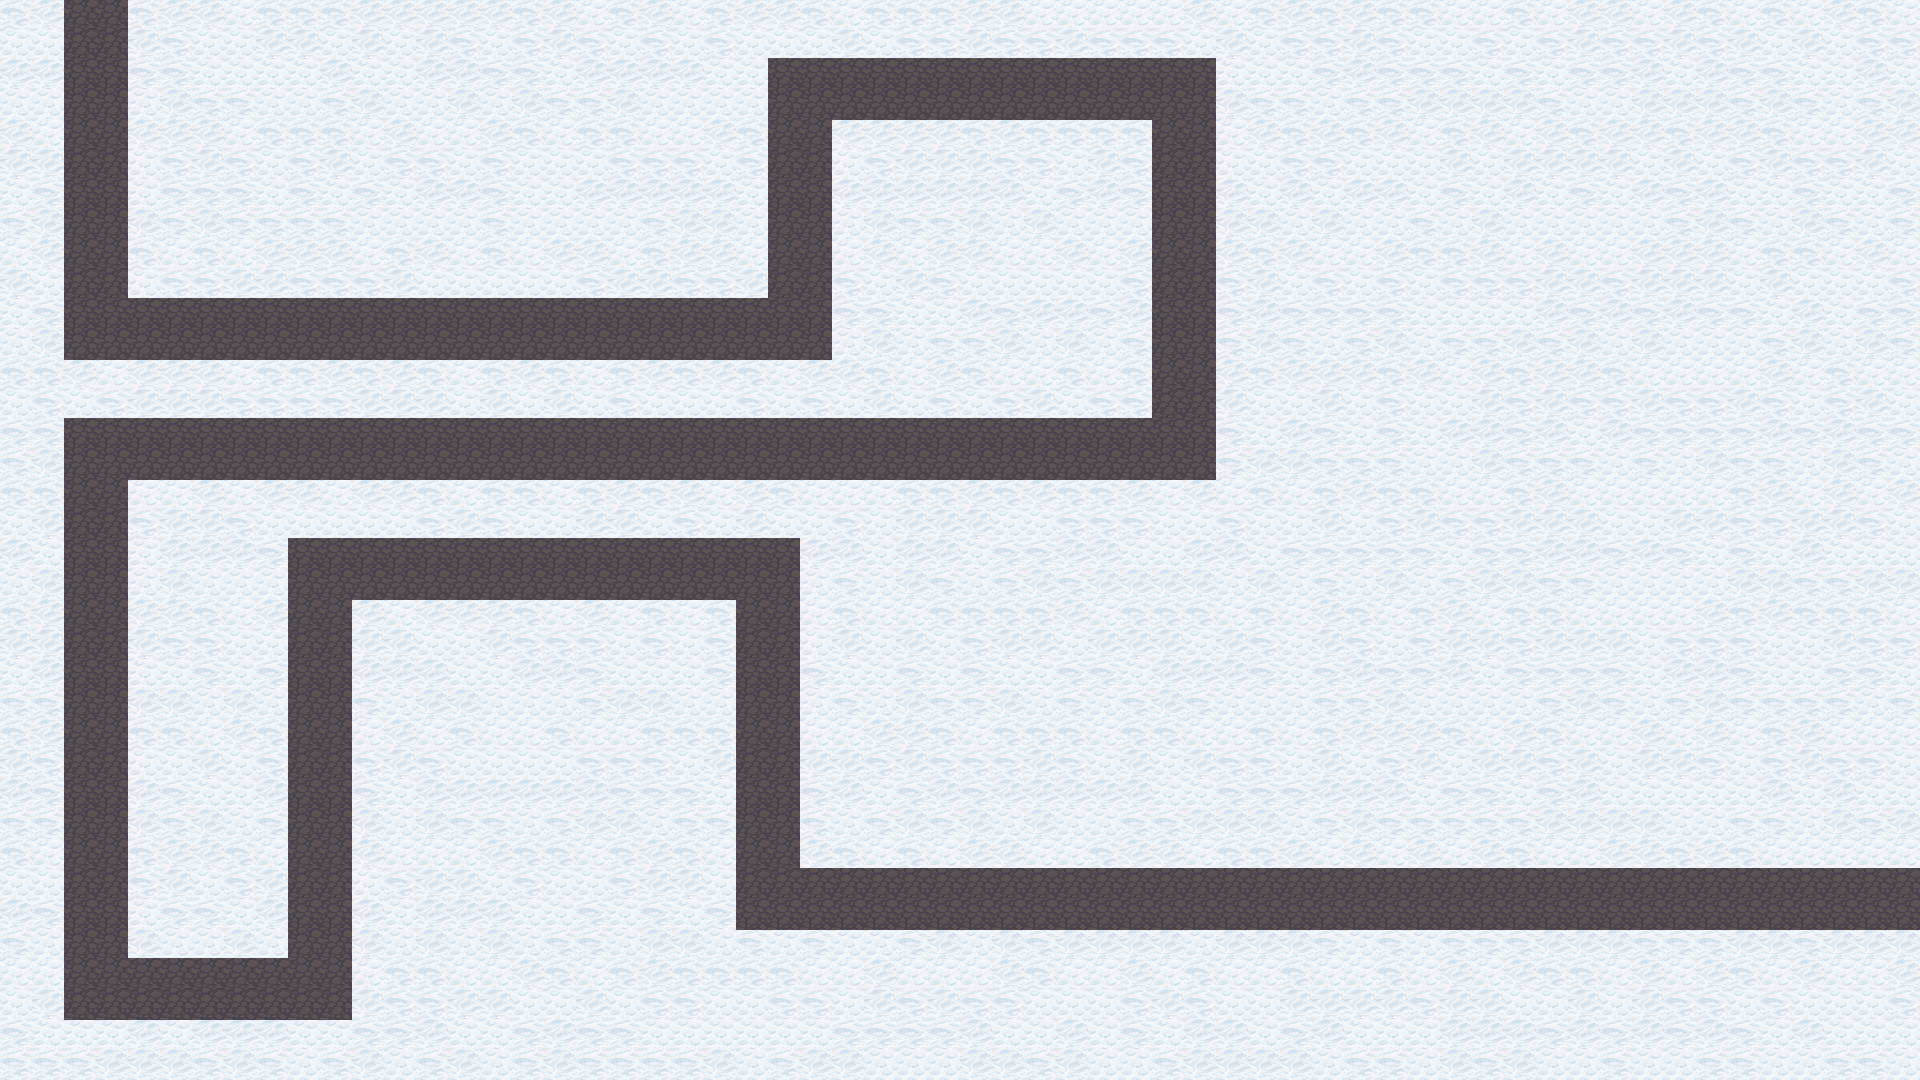

The image is a tile-based game level rendered from a .tmx file. Its description and source (layers, tilesets, objects; grid data summarised) follow:
An orthogonal 60x36 tile map with 32x30 px tiles, 2 tile layers (ice, road) and 1 object.

<map version="1.10" tiledversion="1.11.2" orientation="orthogonal" renderorder="right-down" width="60" height="36" tilewidth="32" tileheight="30" infinite="0" nextlayerid="8" nextobjectid="7">
 <tileset firstgid="1" source="hab.tsx" />
 <layer id="1" name="ice" width="60" height="36" locked="1">
  <data>[2160 cells, 2160 non-empty, 3 distinct tile ids]</data>
 </layer>
 <layer id="7" name="road" width="60" height="36" locked="1">
  <data>[2160 cells, 398 non-empty, 1 distinct tile ids]</data>
 </layer>
 <objectgroup id="6" name="path">
  <object id="6" x="96.4122" y="1.58053">
   <polyline points="0,0 -0.790264,325.589 704.125,327.169 703.335,87.7193 1086.61,88.5096 1087.4,445.709 0,447.289 0,987.04 223.645,987.04 223.645,568.2 671.724,568.2 671.724,896.95 1924.29,898.53" />
  </object>
 </objectgroup>
</map>
